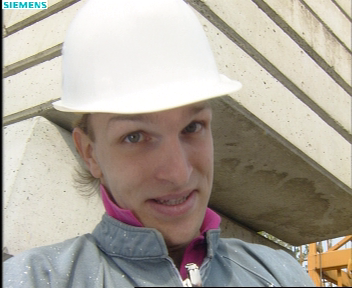
%> input picture HW3/foreman_yuv_150.png, 352 x 288 px
$ octave runHW3Prob2.m   (GNU Octave 9; MATLAB toolbox functions it lacks are replaced by stand-ins)
%> lines starting %> are read from the running program, lines starting %| are printed output that depends on the picture
% This is the main script for Homework 3 Problem 1 for ECE5578.
% Clear the workspace.
clear all;
close all;

% Read the frames into memory.
im1 = double(rgb2gray(imread('foreman_yuv_150.png')));
%> im1: size 288x352 double; min 0, max 255, mean 165.4
im2 = double(rgb2gray(imread('foreman_yuv_151.png')));
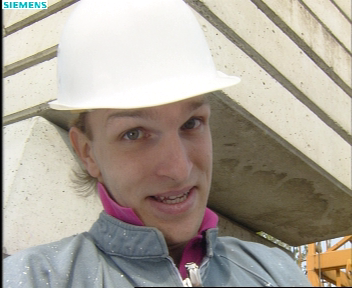
%> input picture HW3/foreman_yuv_151.png, 352 x 288 px
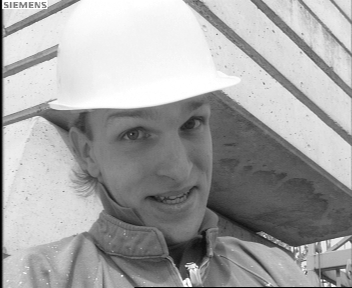
%> im2: size 288x352 double; min 0, max 255, mean 164.3
im3 = double(rgb2gray(imread('foreman_yuv_152.png')));
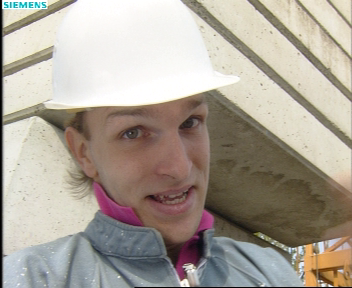
%> input picture HW3/foreman_yuv_152.png, 352 x 288 px
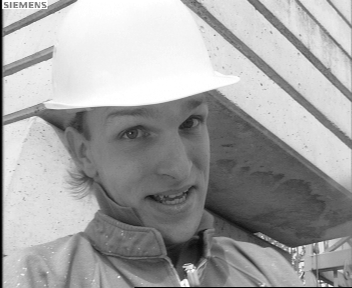
%> im3: size 288x352 double; min 0, max 255, mean 163.7

% Display the original frames.
figure(1);
subplot(1,3,1)
imagesc(im1)
colormap('gray')
title('Foreman Frame #150')

subplot(1,3,2)
imagesc(im2)
colormap('gray')
title('Foreman Frame #151')

subplot(1,3,3)
imagesc(im3)
colormap('gray')
title('Foreman Frame #152')
close all;

% This will loop over the image, splitting it into blocks of size 8x8, and
% calling the function 'getBlkMotion' to estimate the block motion.
blkSize = 8;
[h,w,d] = size(im1);
%> h = 288; w = 352; d = 1
xBlks = ceil(w/blkSize);
%> xBlks = 44
yBlks = ceil(h/blkSize);
%> yBlks = 36
imBlocks = cell(yBlks,xBlks);
for y = 1:yBlks
    yLoc = (y-1)*blkSize+1;
    if y == yBlks
        yRange = [yLoc:h];
    else
        yRange = [yLoc:y*blkSize];
    end
    for x = 1:xBlks
        xLoc = (x-1)*blkSize+1;
        if x == xBlks
            xRange = [xLoc:w];
        else
            xRange = [xLoc:x*blkSize];
        end
        imBlocks{y,x} = im2(yRange,xRange);
    end
end
%> after the loop, imBlocks = 1584 items; xRange = [345 346 347 348 349 350 351 352]

% This loop will comput ethe motion vectors and the residual block. First,
% initialize the motion estimation range, as well as the pel value.
pel = 0.1;
if or(pel == 0.5,pel == 0.25)
    im1 = bilinearInterpolation(im1, (1/pel)*[h, w]);
    im2 = bilinearInterpolation(im2, (1/pel)*[h, w]);
    blkSize = blkSize*(1/pel);
end
range = 12;
mvBlks = cell(yBlks,xBlks);
resBlks = cell(yBlks,xBlks);
sadCounter = 0;
for y = 1:yBlks
    yLoc = (y-1)*blkSize+1;
    for x = 1:xBlks
        xLoc = (x-1)*blkSize+1;
        [mvBlks{y,x},resBlks{y,x},sadCount] = ...
            getDiamondSearchBlk(imBlocks{y,x},xLoc,yLoc,im1,pel,range);
        sadCounter = sadCounter + sadCount;
    end
end
%> after the loop, mvBlks = 1584 items; resBlks = 1584 items; sadCounter = 29665

% This loop will reconstruct the residual image from the residual blocks.
resImg = zeros(size(im1));
[h,w] = size(im1);
for y = 1:yBlks
    yLoc = (y-1)*blkSize+1;
    if y == yBlks
        yRange = [yLoc:h];
    else
        yRange = [yLoc:y*blkSize];
    end
    for x = 1:xBlks
        xLoc = (x-1)*blkSize+1;
        if x == xBlks
            xRange = [xLoc:w];
        else
            xRange = [xLoc:x*blkSize];
        end
        resImg(yRange,xRange) = resBlks{y,x};
        mvPlot.xLoc(y,x) = xLoc;
        mvPlot.yLoc(y,x) = yLoc;
        mvPlot.x(y,x) = mvBlks{y,x}.x;
        mvPlot.y(y,x) = mvBlks{y,x}.y;
    end
end
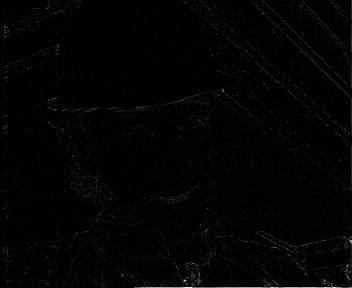
%> resImg: size 288x352 double; min 0, max 255, mean 3.4

figure(2);
subplot(2,3,1)
imagesc(im1)
colormap('gray')
title('Frame #150')

subplot(2,3,4)
imagesc(im2)
colormap('gray')
title({'Original','Frame #151'})

subplot(2,3,2)
imagesc(double(abs(im2 - im1)))
colormap('gray')
title({'Actual','Residual'})

subplot(2,3,5)
imagesc(resImg)
colormap('gray')
title({'Predicted','Residual'})

subplot(2,3,3)
imagesc(im1 + double(abs(im2 - im1)))
colormap('gray')
title({'Actual','Reconstructed'})

subplot(2,3,6)
imagesc(im1 + resImg)
colormap('gray')
title({'Predicted','Reconstructed'})
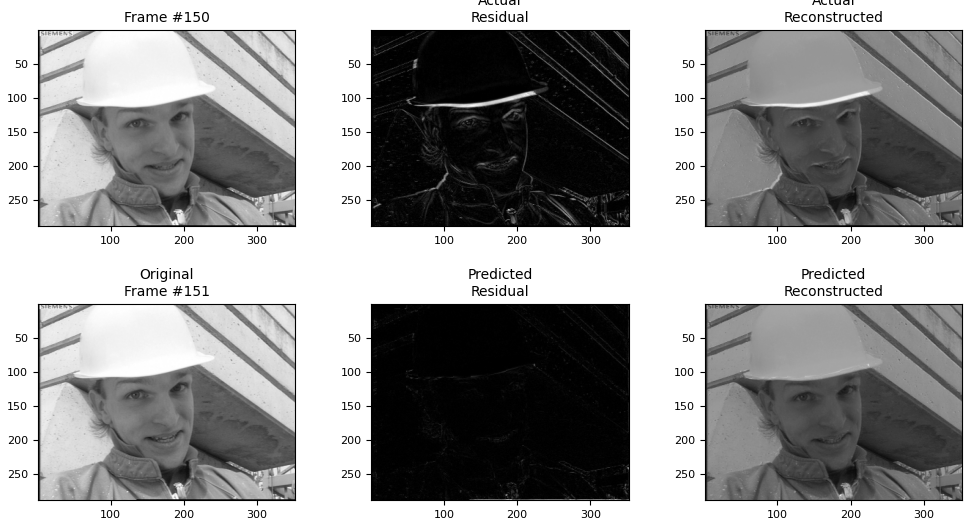
%> figure redrawn from the program's plot data, 6 panels

figure(3)
imagesc(im1); hold on; grid on; colormap('gray');
quiver(mvPlot.xLoc(:),mvPlot.yLoc(:),mvPlot.x(:),mvPlot.y(:), '-r');
title('Motion Vectors');
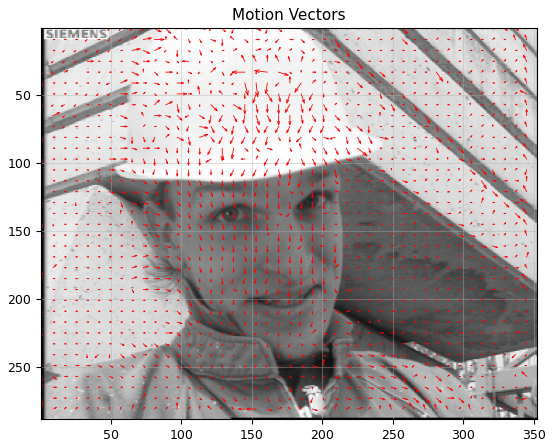
%> figure redrawn from the program's plot data

% Compute the Mean Square Error of the Residual.
mse = 0;
for i = 1:h
    for j = 1:w
        mse = mse + power(resImg(i,j),2);
    end
end
%> after the loop, mse = 9391854
sadCounter
%> sadCounter = 29665
mse = mse/(w*h)
%> mse = 92.64
return;


%%%%%%%%%%%%%%%%%%%%%%%%%%%%%%%%%%%%%%%%%%%%%%%%%%%%%%%%%%%%%%%%%%%%%%%%%%%
%%%%%%%%%% THE FOLLOWING FUNCTIONS ARE SUPPORT FUNCTIONS FOR HW3 %%%%%%%%%%
%%%%%%%%%%%%%%%%%%%%%%%%%%%%%%%%%%%%%%%%%%%%%%%%%%%%%%%%%%%%%%%%%%%%%%%%%%%
% This is the function provided by Dr. Li to estimate the block motion and
% the residual.
% [133 lines left out: function getDiamondSearchBlk, not called in this run]

% This function will receive an input image and will perform bilinear
% interpolation to generate a new output image with a new set of
% dimensions.
% [54 lines left out: function bilinearInterpolation, not called in this run]

% This function will initialize the large diamond for performing large
% diamond searching on motion vectors.
% [29 lines left out: function initDiamond, not called in this run]
